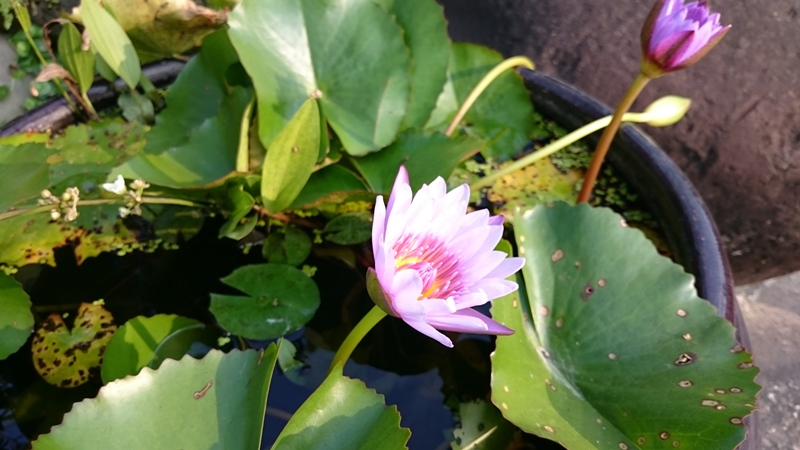
#> input picture opencv_ex/04/sample.jpg, 800 x 450 px, given in place of the camera
$ python change_hair.py
#> lines starting #> are read from the running program, lines starting #| are printed output that depends on the picture; after the words box and inside, x2 and y2 are one past the last pixel; in counts of white or black regions, pixels touching at a corner belong together
# Change blue color to yellow color
import cv2
import numpy as np

cap = cv2.VideoCapture(0)
ret, frame = cap.read()
#> frame is the input picture: shape (450, 800, 3); mean B, G, R 69.7, 105.1, 95.9
yellow = np.full(frame.shape, (0, 255,255), dtype=np.uint8)

TH=100

# define range of the referenced color in RGB
lower_black = np.array([0, 0, 0])
upper_black = np.array([TH, TH, TH])

while(1):

    # Take each frame
    ret, frame = cap.read()
    frame = cv2.flip(frame, 1)
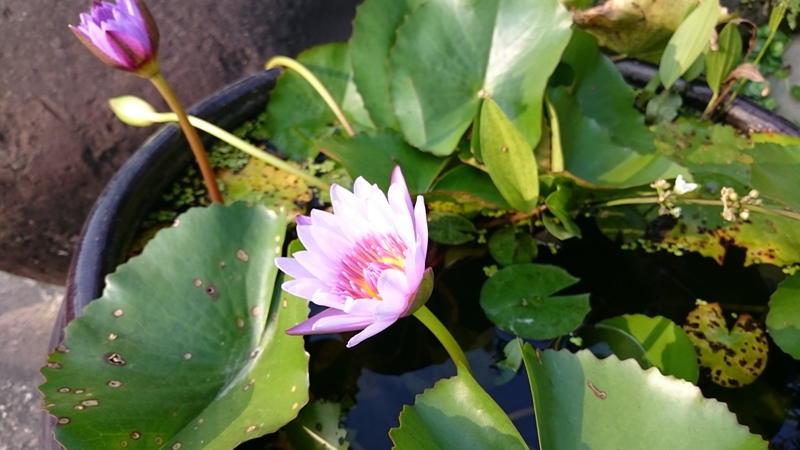
#> frame: shape (450, 800, 3); mean B, G, R 69.7, 105.1, 95.9

    mask = cv2.inRange(frame, lower_black, upper_black)
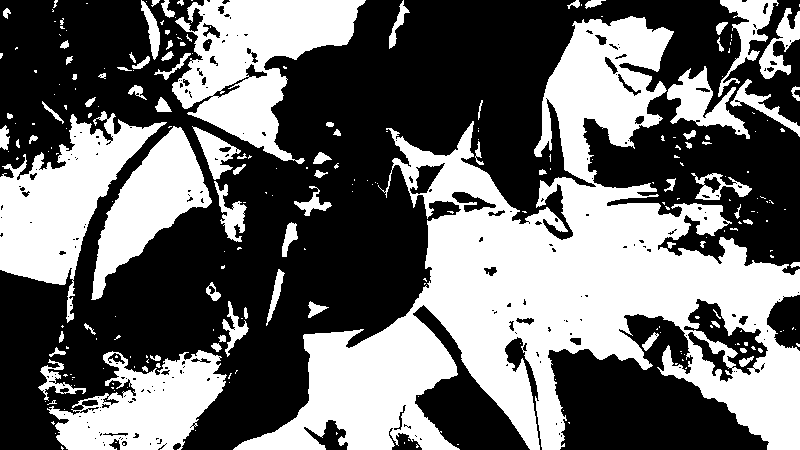
#> mask: shape (450, 800); 42.4% white; 257 white regions (175 under 20 px), largest, box (x1, y1, x2, y2) and area: (233, 16, 800, 450) 89582, (172, 0, 366, 164) 15172, (0, 111, 167, 323) 13536

    # apply a series of erosions and dilations to the mask
    # using an elliptical kernel
    kernel = cv2.getStructuringElement(cv2.MORPH_ELLIPSE, (11, 11))
    mask = cv2.erode(mask, kernel, iterations = 2)
#> mask: shape (450, 800); 15.7% white; 26 white regions (6 under 20 px), largest, box (x1, y1, x2, y2) and area: (431, 212, 791, 424) 21688, (308, 325, 446, 450) 8261, (0, 136, 136, 274) 5445
    mask = cv2.dilate(mask, kernel, iterations = 2)
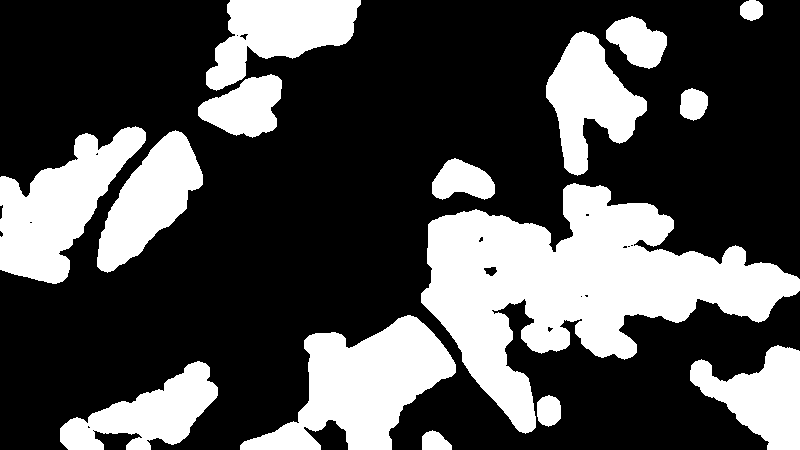
#> mask: shape (450, 800); 30.9% white; 15 white regions, largest, box (x1, y1, x2, y2) and area: (421, 183, 800, 434) 40321, (240, 315, 456, 450) 14384, (0, 126, 146, 284) 11169
    mask_inv = cv2.bitwise_not(mask)
    # Bitwise-AND mask and original image
    fg = cv2.bitwise_and(yellow,yellow, mask= mask)
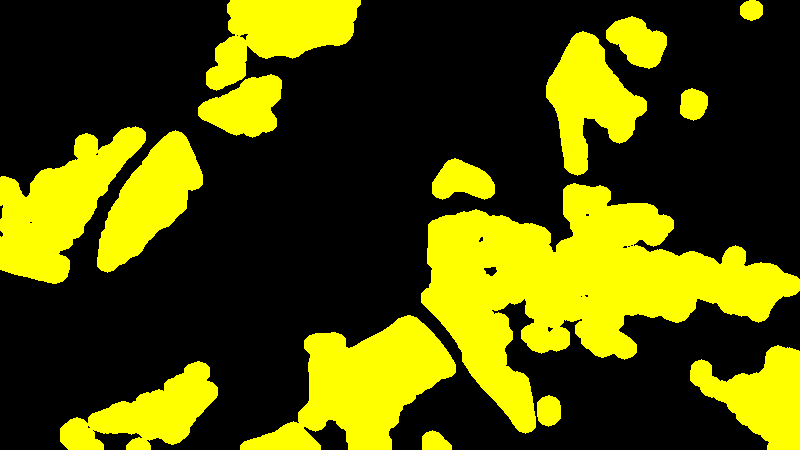
#> fg: shape (450, 800, 3); mean of channels 0, 1, 2 0, 78.7, 78.7; drawn as B, G, R
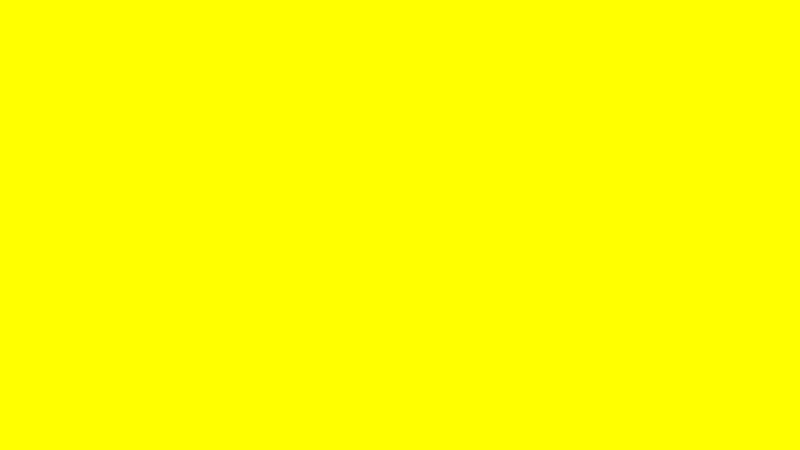
#> yellow: shape (450, 800, 3); mean of channels 0, 1, 2 0, 255, 255; drawn as B, G, R
    bg = cv2.bitwise_and(frame, frame, mask= mask_inv)
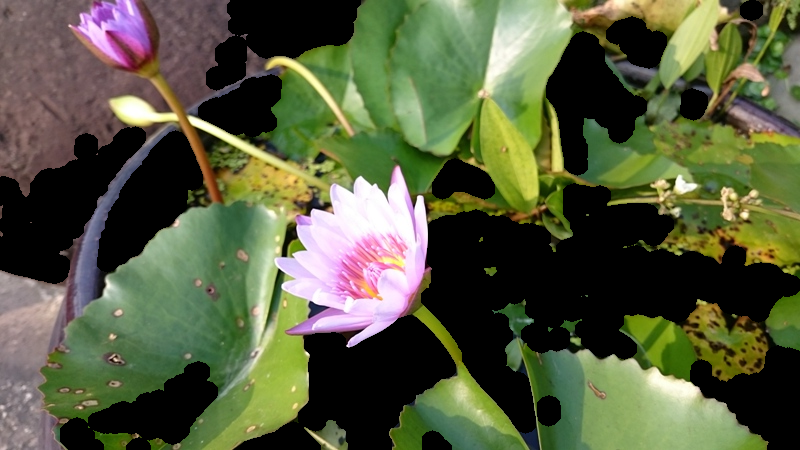
#> bg: shape (450, 800, 3); mean B, G, R 62.7, 91.8, 85.8
    final = cv2.add(fg, bg)
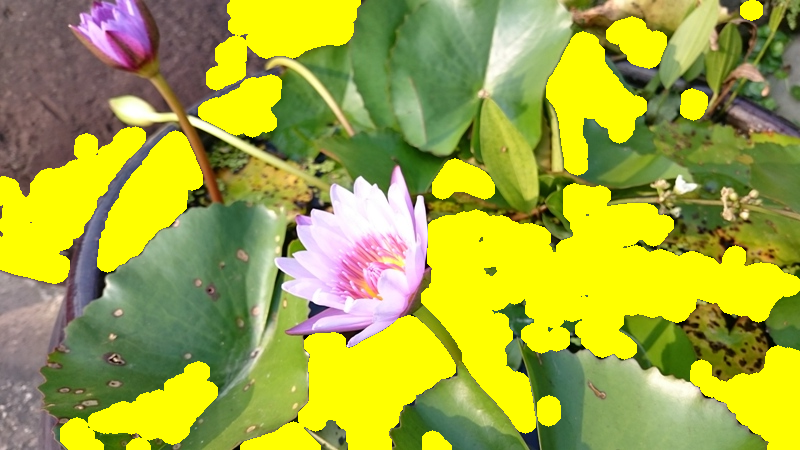
#> final: shape (450, 800, 3); mean of channels 0, 1, 2 62.7, 170.6, 164.6; drawn as B, G, R
    cv2.imshow('frame',frame)
    cv2.imshow('final',final)

    k = cv2.waitKey(5) & 0xFF
#> (key Esc is pressed here)
    if k == 27:
        break

cv2.destroyAllWindows()
